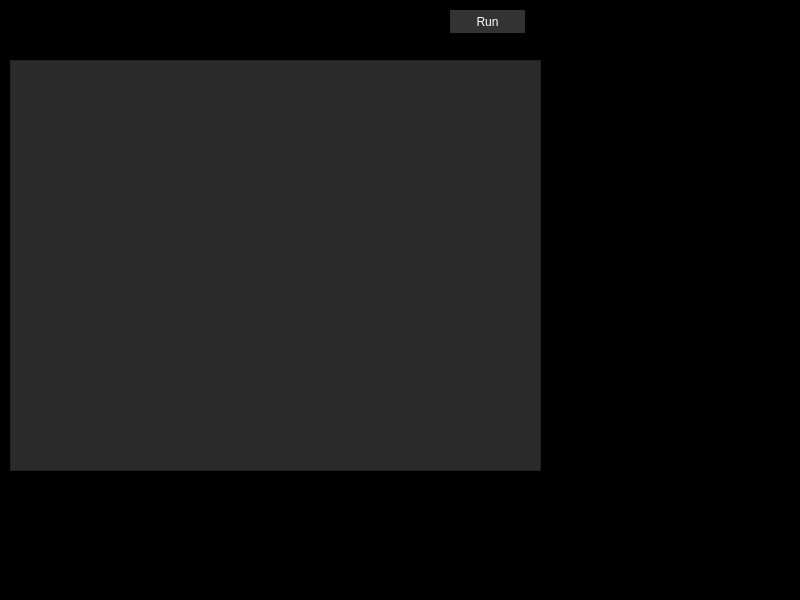
<?xml version="1.0" encoding="UTF-8"?>
<ui version="4.0">
 <class>MainWindow</class>
 <widget class="QMainWindow" name="MainWindow">
  <property name="geometry">
   <rect>
    <x>0</x>
    <y>0</y>
    <width>800</width>
    <height>600</height>
   </rect>
  </property>
  <property name="windowTitle">
   <string>MainWindow</string>
  </property>
  <property name="styleSheet">
   <string notr="true">background-color: #000;
</string>
  </property>
  <widget class="QWidget" name="centralwidget">
   <widget class="QPushButton" name="btnRun">
    <property name="geometry">
     <rect>
      <x>450</x>
      <y>10</y>
      <width>75</width>
      <height>23</height>
     </rect>
    </property>
    <property name="styleSheet">
     <string notr="true">color:white;
background-color: #333;
border-radius: 20px;</string>
    </property>
    <property name="text">
     <string>Run</string>
    </property>
   </widget>
   <widget class="QWidget" name="verticalLayoutWidget">
    <property name="geometry">
     <rect>
      <x>10</x>
      <y>60</y>
      <width>531</width>
      <height>411</height>
     </rect>
    </property>
    <layout class="QVBoxLayout" name="verticalLayout">
     <item>
      <widget class="QPlainTextEdit" name="txtConsola">
       <property name="styleSheet">
        <string notr="true">color: #ccc;
background-color: #2b2b2b;
font-family: 'consolas';</string>
       </property>
      </widget>
     </item>
    </layout>
   </widget>
  </widget>
  <widget class="QMenuBar" name="menubar">
   <property name="geometry">
    <rect>
     <x>0</x>
     <y>0</y>
     <width>800</width>
     <height>21</height>
    </rect>
   </property>
  </widget>
  <widget class="QStatusBar" name="statusbar"/>
 </widget>
 <resources/>
 <connections/>
</ui>
